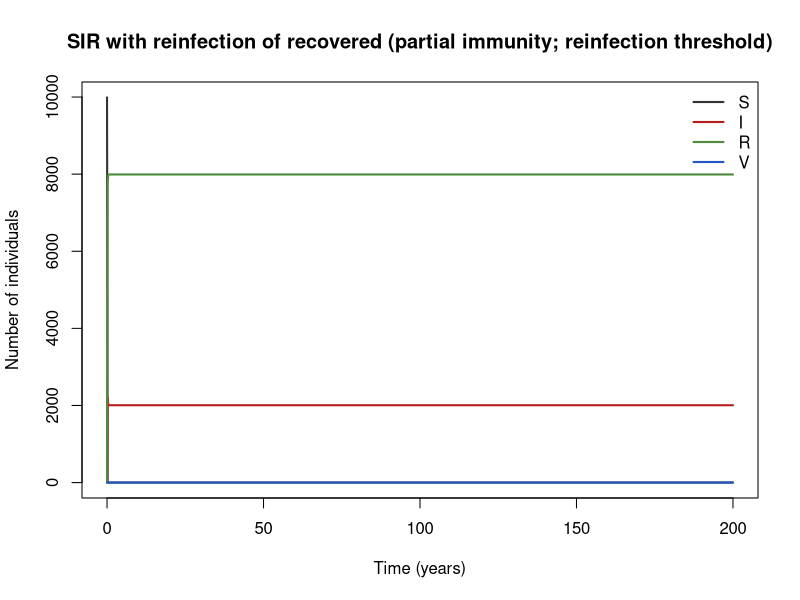

Recreate this plot in R.
## SIR with reinfection of recovered (partial immunity; reinfection threshold)
## TB, pertussis, RSV, malaria-like partial immunity.
## Gomes et al. report that above the reinfection threshold reinfection dominates, prevalence is high and vaccination fails to protect (abstract via repository).
## Parameter values: 0 of 5 checked against the source; the rest are recalled or illustrative.
## Reference: Gomes M.G.M., White L.J., Medley G.F. (2004) "Infection, reinfection, and vaccination under suboptimal immune protection: epidemiological perspectives", J. Theor. Biol. 228(4):539–549
## Source: https://doi.org/10.1016/j.jtbi.2004.02.015
##
## Generated from a compartmental model diagram (model format v1).
## Regenerating from the same diagram always gives this exact file.
##
## Compartments: S, I, R, V
## Flows (time unit: years):
##   (outside) -> S  : (1 - p_nb) * mu * N
##   (outside) -> V  : p_nb * mu * N
##   S -> I          : lambda * S
##   R -> I          : sigma_r * lambda * R
##   V -> I          : sigma_r * lambda * V
##   I -> R          : gamma * I
##   S -> (outside)  : mu * S
##   I -> (outside)  : mu * I
##   R -> (outside)  : mu * R
##   V -> (outside)  : mu * V

library(deSolve)

# ---- Time ------------------------------------------------------------
times <- seq(0, 200, by = 0.2)  # years

# ---- Parameters ------------------------------------------------------
parameters <- c(
  mu = 1 / 70,     # birth/death (1/yr) [illustrative]
  gamma = 52,      # recovery (1 week) (1/yr) [illustrative]
  beta = 260,      # transmission (R0 ≈ 5) (1/yr) [illustrative]
  sigma_r = 0.25,  # relative susceptibility to reinfection (reinfection threshold at R0 = 1/sigma_r = 4) [illustrative]
  p_nb = 0         # newborn vaccine coverage (set to 0.9 to show vaccine failure above the reinfection threshold) [illustrative]
)

# ---- Initial conditions ----------------------------------------------
state <- c(
  S = 9990,  # susceptible
  I = 10,    # infectious
  R = 0,     # recovered, partially immune
  V = 0      # vaccinated at birth (same partial protection as R)
)

# ---- Model equations -------------------------------------------------
sir_reinfection_partial_model <- function(t, state, parameters) {
  with(as.list(c(state, parameters)), {
    # Total population
    N <- S + I + R + V

    # Derived quantities
    lambda <- beta * I / N

    # Rates of change
    dS <- (1 - p_nb) * mu * N - lambda * S - mu * S
    dI <- lambda * S + sigma_r * lambda * R + sigma_r * lambda * V - gamma * I - mu * I
    dR <- -sigma_r * lambda * R + gamma * I - mu * R
    dV <- p_nb * mu * N - sigma_r * lambda * V - mu * V

    list(c(dS, dI, dR, dV))
  })
}

# ---- Solve -----------------------------------------------------------
out <- ode(y = state, times = times, func = sir_reinfection_partial_model, parms = parameters)
out <- as.data.frame(out)

# ---- Plot ------------------------------------------------------------
compartment_cols <- c(S = "#333333", I = "#B71C1C", R = "#4E8A3E", V = "#2457C5")
matplot(out$time, out[, names(compartment_cols)], type = "l", lty = 1, lwd = 2,
        col = compartment_cols, xlab = "Time (years)", ylab = "Number of individuals",
        main = "SIR with reinfection of recovered (partial immunity; reinfection threshold)")
legend("topright", legend = names(compartment_cols), col = compartment_cols,
       lty = 1, lwd = 2, bty = "n")
